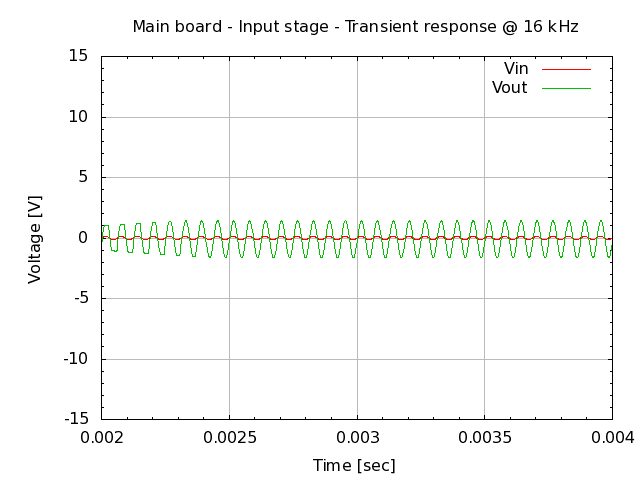

This figure's gnuplot source:
# setup terminal
set term png

# setup graph
set output "26.000.00.02.03-3.png"
set title "Main board - Input stage - Transient response @ 16 kHz"

# setup Y-axis
set yrange [-15:15]
set grid ytics lt 1 lw 1 lc rgb "#bbbbbb"
set mytics
set ylabel "Voltage [V]"

# setup X-axis
set grid xtics lt 1 lw 1 lc rgb "#bbbbbb"
set mxtics
set xrange [0.002:0.004]
set xlabel "Time [sec]"

# setup plot style
set style data lines
plot '26.000.00.02.03.dat' using 1:2 title "Vin", \
     '26.000.00.02.03.dat' using 1:3 title "Vout"

# set output back to default
set output

# reset terminal type
set terminal pop
